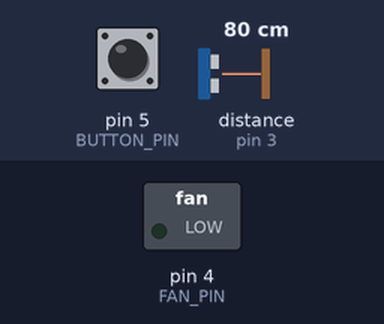
Bench run of a sketch on a simulated Arduino Uno, built with avr-gcc and run on an emulated ATmega328P. On the bench: switched loads named in the sketch (green lamp = pin HIGH). Wiring (inferred from the names in the program): ultrasonic range finder: trigger pin 2; echo pin 3. Inputs (shaded band) come from the test bench; at power-on: distance to the obstacle (sensor on pin 3) 80 cm, pin 5 (BUTTON_PIN) HIGH. The echo pulse lasts 58.3 µs per cm; pins used as bus, display or sensor lines are not drawn.

Above: at 1.2 s.
1.3 s: distance to the obstacle (sensor on pin 3) set to 46 cm
2.8 s: distance to the obstacle (sensor on pin 3) set to 37 cm
At 3.3 s:
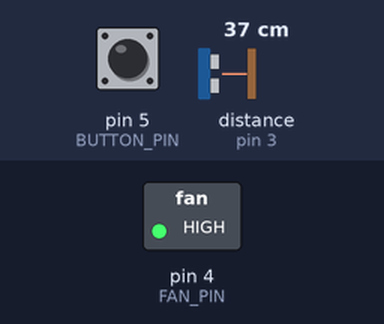
4.4 s: distance to the obstacle (sensor on pin 3) set to 43 cm
7.4 s: distance to the obstacle (sensor on pin 3) set to 2 cm
At 8.3 s:
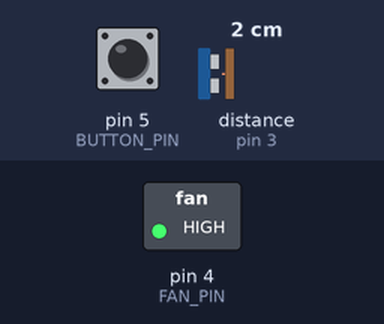
Timing chart, 0 to 9.9 s (numbered marks = the images above; inputs shaded):
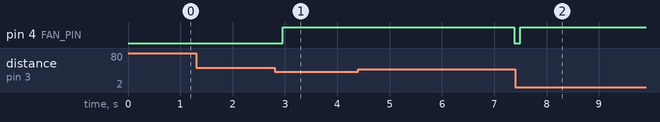

The sketch:

ArdiFan.ino
```cpp
#include <SoftwareSerial.h>

const int TrigPin = 2;
const int EchoPin = 3;
const int FAN_PIN = 4;
const int BUTTON_PIN = 5;

unsigned long fanOffBeginTime = 0;
unsigned long lastDebounceTime = 0;      // 上一次防抖时间
unsigned long lastButtonPressTime = 0;   // 上次按钮按下的时间
const unsigned long debounceDelay = 50;  // 防抖延迟常量

bool controlByBT = true;          // 蓝牙总控制

// 按钮操作标志
bool button2ON = false;
bool button2OFF = false;

SoftwareSerial BTSerial(10, 11);  // 创建软件串口

void setup() {
  pinMode(TrigPin, OUTPUT);
  pinMode(EchoPin, INPUT);
  pinMode(FAN_PIN, OUTPUT);
  pinMode(BUTTON_PIN, INPUT_PULLUP); // 启用内部上拉电阻
  Serial.begin(9600);
  BTSerial.begin(9600);
}

void loop() {
  static bool fanStatus = false;
  static int lastButtonStatus = HIGH;  // 默认状态是 HIGH，因为启用了内部上拉
  int distance = getAvgDistance();

  unsigned long currentMillis = millis();
  static unsigned long previousMillis = 0;
  const long interval = 1000;  // 设置时间间隔为100毫秒

  // 按钮模块
  int currentButtonStatus = digitalRead(BUTTON_PIN);
  if (currentButtonStatus != lastButtonStatus && millis() - lastDebounceTime > debounceDelay) {
    lastDebounceTime = millis();
    lastButtonStatus = currentButtonStatus;
    if (currentButtonStatus == LOW) {  // 按钮从 HIGH 变为 LOW
      (fanStatus ? button2OFF : button2ON) = true;
      lastButtonPressTime = millis();  // 记录按钮按下时间
    }
  }

  // 蓝牙板块
  if(BTSerial.available()){
    String state = BTSerial.readString();
    if(state == "on"){
      controlByBT = true;    // 如果接收到"on"，则 controlByBT 设置为 true
    }
    else if(state == "off"){
      controlByBT = false;   // 如果接收到"off"，则 controlByBT 设置为 false，关闭风扇
      fanStatus = false;
      button2ON = false;
      button2OFF = false;
    }
  }

  // 距离控制风扇逻辑
  if (controlByBT) {
    if (distance < 40) {
      if(button2OFF){
        fanStatus = false;
      }
      if(button2ON){
        fanStatus = true;
        button2ON = false;
        button2OFF = false;
      }
      if(!button2ON && !button2OFF){
        fanStatus = true;
      }
      fanOffBeginTime = millis();
    }
    if (millis() - fanOffBeginTime > 3000) {
      fanStatus = false;
      button2ON = false;
      button2OFF = false;
    }
  }

  digitalWrite(FAN_PIN, fanStatus ? HIGH : LOW);  // 控制风扇

  //蓝牙串口输出
  if (currentMillis - previousMillis >= interval) {
    previousMillis = currentMillis;
    BTSerial.print(distance);
    BTSerial.print(" ");
    BTSerial.println(fanStatus ? "on" : "off");
  }

}

// 防抖 多次测量求中位数
int getAvgDistance() {
  int readings[10];
  for (int i = 0; i < 10; i++) {
    digitalWrite(TrigPin, LOW);
    delayMicroseconds(5);
    digitalWrite(TrigPin, HIGH);
    delayMicroseconds(10);
    digitalWrite(TrigPin, LOW);
    readings[i] = pulseIn(EchoPin, HIGH) / 58.0;
    delay(10);
  }
  qsort(readings, 10, sizeof(int), cmp);
  return readings[5];  // 返回中位数
}

int cmp(const void *a, const void *b) {
  return *(int*)a - *(int*)b;
}
```

Measured:
- the behaviour switches between 41 and 40 cm on distance to the obstacle (sensor on pin 3) (found by bisection; images 0 and 1)
- after the input at 1.3 s, every drawn part: stays the same
- after the input at 2.8 s, pin 4 (FAN_PIN): LOW → HIGH after 0.16 s
- after the input at 4.4 s, pin 4 (FAN_PIN): HIGH → LOW after 3.0 s
- after the input at 7.4 s, pin 4 (FAN_PIN): LOW → HIGH after 0.10 s
